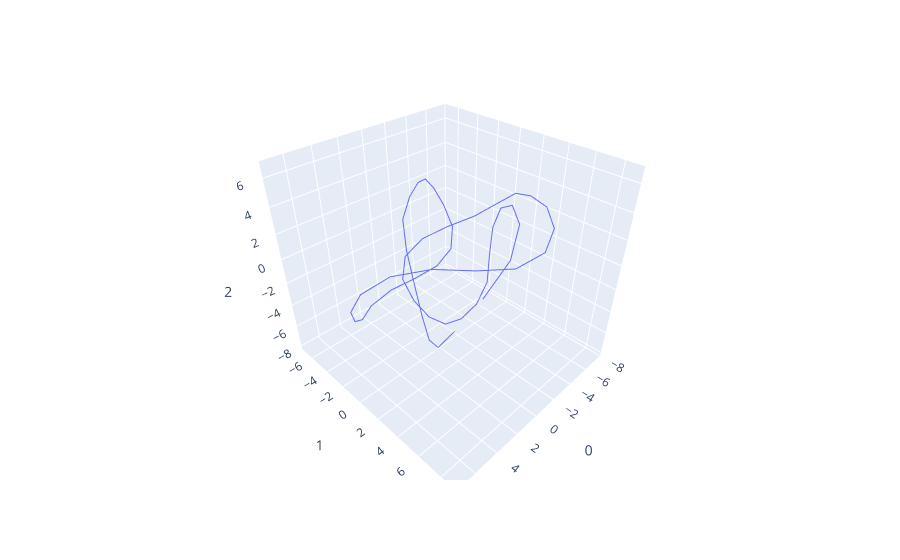

This figure's notebook cell:
### Code cell
##---plot da file xyz

step = 3

data = simulation[step]
df = pd.DataFrame(data)
fig = px.line_3d(df, x = 0, y = 1, z = 2)
#fig.update_layout(
 #   scene=dict(
  #      aspectmode='data'  # Usa le proporzioni reali dei dati
 #   )
#)
fig.show()

### Figure 1 — Plotly figure (JSON) as saved in the notebook; plotly's stock layout.template omitted (floating-point values rounded to 4 significant figures)
{"data": [{"hovertemplate": "0=%{x}<br>1=%{y}<br>2=%{z}<extra></extra>", "legendgroup": "", "line": {"color": "#636efa", "dash": "solid"}, "marker": {"symbol": "circle"}, "mode": "lines", "name": "", "scene": "scene", "showlegend": false, "type": "scatter3d", "x": [5.386, 3.594, 1.845, 0.4576, -0.5361, -1.187, -1.562, -1.692, -1.527, -1.25, -1.266, -1.55, -1.85, -2.096, -2.741, -3.888, -5.225, -6.598, -7.583, -7.421, -6.63, -5.722, -4.323, -2.313, 0.01962, 2.117, 4.054, 5.886, 7.024, 7.154, 6.364, 5.032, 3.305, 0.9808, -1.486, -3.939, -6.092, -7.311, -7.092, -6.02, -4.475, -2.648, -0.715, 1.085, 2.326, 3.386, 4.558, 5.75, 6.59, 6.549], "y": [8.706, 8.777, 7.851, 6.253, 4.704, 3.657, 3.203, 3.017, 2.286, 1.056, -0.6548, -2.82, -5.023, -6.664, -6.94, -5.986, -4.403, -2.713, -1.136, 0.5083, 2.431, 4.416, 6.052, 6.884, 6.546, 5.305, 3.804, 2.281, 0.8517, -0.2801, -1.256, -2.45, -3.786, -4.303, -4.274, -4.34, -4.842, -5.876, -6.738, -6.793, -6.056, -4.807, -3.541, -2.22, -0.4979, 1.375, 3.34, 5.239, 6.856, 7.991], "z": [4.416, 5.78, 6.657, 6.601, 5.464, 3.497, 1.134, -1.301, -3.54, -5.511, -7.107, -7.857, -7.578, -6.302, -4.402, -2.742, -1.483, -0.3739, 1.038, 2.465, 3.225, 3.443, 3.087, 2.606, 2.403, 2.695, 3.018, 2.661, 1.234, -0.6855, -2.518, -3.892, -4.454, -4.514, -4.643, -4.672, -4.201, -2.946, -1.067, 0.8811, 2.407, 3.144, 3.145, 2.603, 1.509, 0.3496, -0.356, -0.2445, 0.8598, 2.662]}], "layout": {"legend": {"tracegroupgap": 0}, "margin": {"t": 60}, "scene": {"domain": {"x": [0, 1], "y": [0, 1]}, "xaxis": {"title": {"text": "0"}}, "yaxis": {"title": {"text": "1"}}, "zaxis": {"title": {"text": "2"}}}}}
